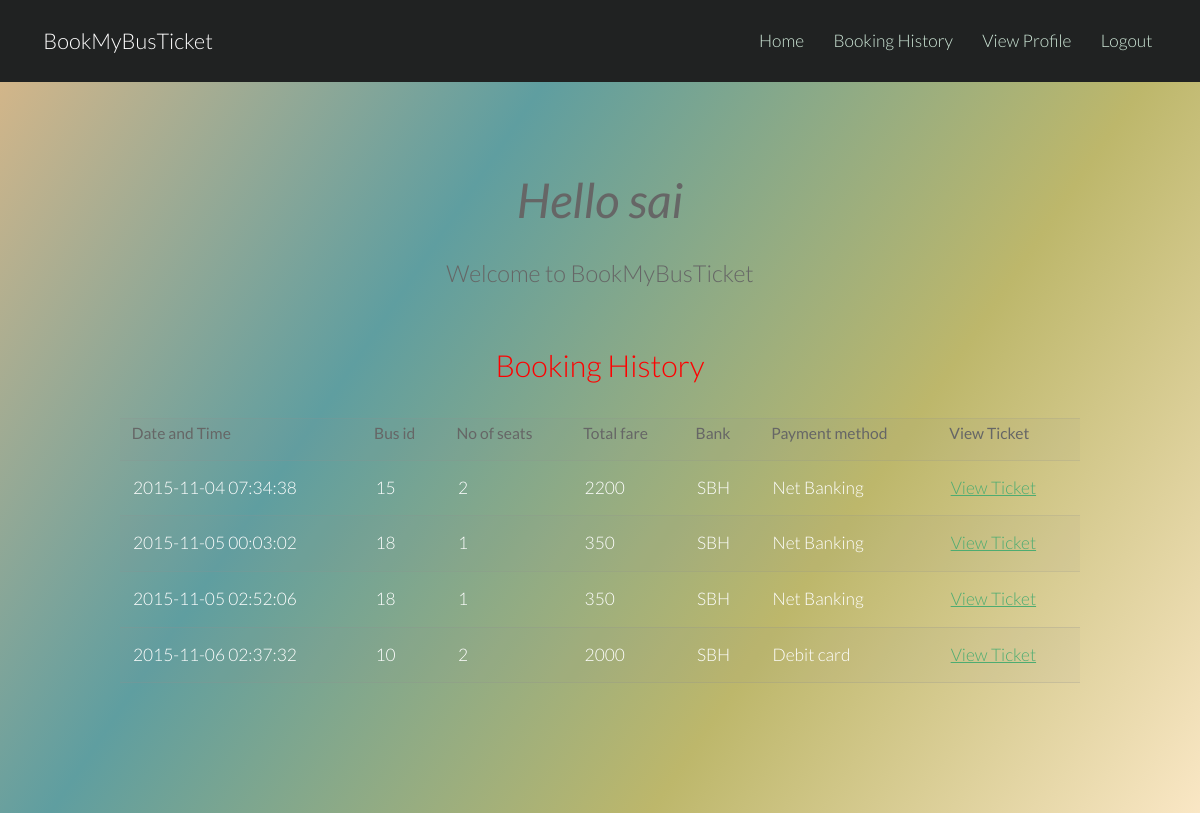
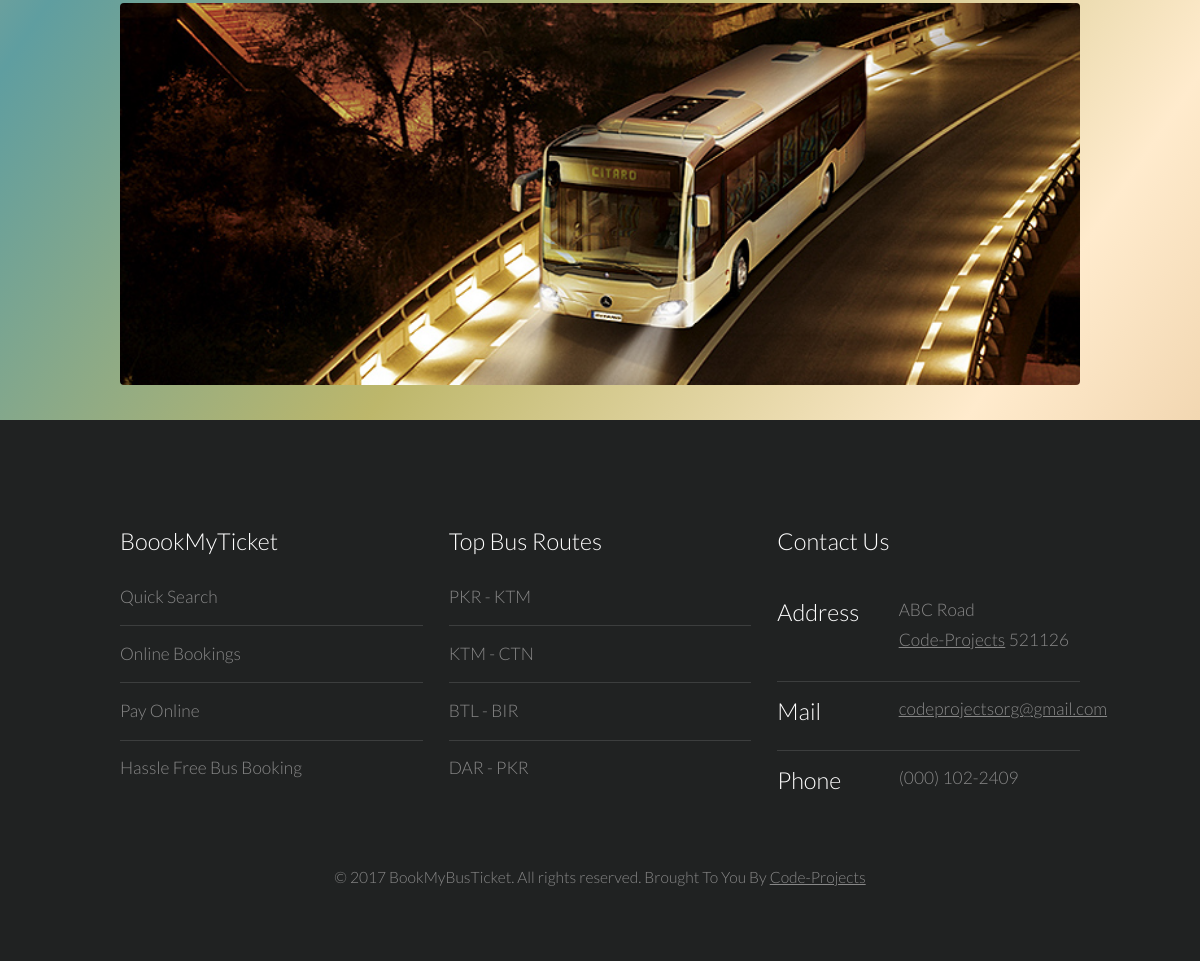
The page /history1.php (signed in) on the database its author committed (2 pictures, top to bottom).
### tables this page shows
CREATE TABLE `booking` (
  `Booking_id` int(11) NOT NULL,
  `user` varchar(200) NOT NULL,
  `Date` timestamp NOT NULL DEFAULT CURRENT_TIMESTAMP,
  `Bus_id` int(11) NOT NULL,
  `Seats_no` int(11) NOT NULL,
  `Total_fare` double NOT NULL,
  `Bank` varchar(200) NOT NULL,
  `Payment_method` varchar(200) NOT NULL
);

### history1.php (the view, shortened to what this page needs)
<!DOCTYPE html>
<html lang="en">
	<head>
	</head>
	<body style="background:-webkit-linear-gradient(left top,BurlyWood,Chocolate,Darkkhaki,BlanchedAlmond,BurlyWood); background: linear-gradient(to bottom right,BurlyWood,CadetBlue,Darkkhaki,BlanchedAlmond,BurlyWood);">
			<header id="header">
				<h1><a href="index.php">BookMyBusTicket</a></h1>
				<nav id="nav">
					<ul>
						<li><a href="generic.php">Home</a></li>
						<li><a href="history1.php">Booking History</a></li>
						<li><a href="profile.php">View Profile</a></li>
						<li><a href="logout.php">Logout</a></li>
					</ul>
				</nav>
			</header>
			<div class="container">
			<section id="main" class="wrapper">
				<div class="container">
					<header class="major">
						<center><i><font size="35"><strong>Hello <?php echo $_SESSION['user']?></font></i></strong></center>
						<br>
						<h3>Welcome to BookMyBusTicket</h3>
					</header>
				</div>
<center>	<h2>Booking History</h2> </center>
<?php
$sel="SELECT * FROM `booking` where user='".$_SESSION['user']."'" ;
$str= mysql_query($sel);
$rows= mysql_num_rows($str);
if($rows==0 )
{
	echo '<h3 style= "text-align:center;"> <font color="red">You have not booked any buses </font></h3>';
	echo "<br>";
}
else
{
echo '<table align="center" border=1 >
<tr>
<th> Date and Time</th>
<th> Bus id  </th>
<th> No of seats</th>
<th> Total fare </th>
<th> Bank </th>
<th> Payment method </th>
<th> View Ticket</th>
</tr>';
while($row=mysql_fetch_array($str))
{
	$book_id=$row['Booking_id'];
	echo "<tr>";
	echo "<td>".$row['Date']."</td>";
	echo "<td>".$row['Bus_id']."</td>";
	echo "<td>".$row['Seats_no']."</td>";
	echo "<td>".$row['Total_fare']."</td>";
	echo "<td>".$row['Bank']."</td>";
	echo "<td>".$row['Payment_method']."</td>";
	echo "<td>";
	echo '<a href="view_ticket1.php?id='.$book_id.'">View Ticket</a>';
	echo "</td>";
	echo "</tr>";
}
echo "</table>";
}
?>
			</section>
<br>
<a href="#" class="image fit"><img src="images1/bus3.jpg" alt="" /></a>
</div>
		<footer id="footer">
				<div class="container">
					<div class="row">
						<section class="4u 6u(medium) 12u$(small)">
							<h3>BoookMyTicket</h3>
							<ul class="alt">
								<li>Quick Search</li>
								<li>Online Bookings</li>
								<li>Pay Online</li>
								<li>Hassle Free Bus Booking</li>
							</ul>
						</section>
						<section class="4u 6u$(medium) 12u$(small)">
							<h3>Top Bus Routes</h3>
							<ul class="alt">
								<li>PKR - KTM</li>
								<li>KTM - CTN</li>
								<li>BTL - BIR</li>
								<li>DAR - PKR</li>
							</ul>
						</section>
					<section class="4u$ 12u$(medium) 12u$(small)">
							<h3>Contact Us</h3>
							<ul class="tabular">
								<li>
									<h3>Address</h3>
									ABC Road<br>
									<a href="https://code-projects.org/">Code-Projects</a> 521126
								</li>
								<li>
									<h3>Mail</h3>
									<a href="#">codeprojectsorg@gmail.com</a>
								</li>
								<li>
									<h3>Phone</h3>
									(000) 102-2409
								</li>
							</ul>
						</section>
					</div>
					<ul class="copyright">
						<li>&copy; 2017 BookMyBusTicket. All rights reserved. Brought To You By <a href="https://code-projects.org/">Code-Projects</a></li>
					</ul>
				</div>
			</footer>
	</body>
</html>

### css/style.css (style rules this page uses)
body { background: #fff; }
body, input, select, textarea { color: #444; font-family: "Lato", Helvetica, sans-serif; font-size: 15pt; font-weight: 300; line-height: 1.65em; }
a { color: #4dac71; text-decoration: underline; }
strong, b { color: #666; font-weight: 400; }
em, i { font-style: italic; }
h1, h2, h3, h4, h5, h6 { color: #666; font-weight: 300; line-height: 1em; margin: 0 0 1em 0; }
h1 a, h2 a, h3 a, h4 a, h5 a, h6 a { color: inherit; text-decoration: none; }
h2 { font-size: 1.75em; line-height: 1.5em; }
h3 { font-size: 1.35em; line-height: 1.5em; }
header.major { text-align: center; margin-bottom: 3em; }
.image { border-radius: 4px; border: 0; display: inline-block; position: relative; }
.image img { border-radius: 4px; display: block; }
.image.fit { display: block; margin: 0 0 2em 0; width: 100%; }
.image.fit img { width: 100%; }
ul { list-style: disc; margin: 0 0 2em 0; padding-left: 1em; }
ul li { padding-left: 0.5em; }
ul.alt { list-style: none; padding-left: 0; }
ul.alt li { border-top: solid 1px rgba(144, 144, 144, 0.25); padding: 0.8em 0; }
ul.alt li:first-child { border-top: 0; padding-top: 0; }
ul.tabular { list-style: outside none none; padding: 0px; }
ul.tabular li { border-top: solid 1px rgba(144, 144, 144, 0.25); line-height: 1.75em; margin: 1.5em 0px 0px; padding-left: 7em; padding-top: 12px; position: relative; }
ul.tabular li:first-child { border-top: 0; margin-top: 0; }
ul.tabular li h3 { left: 0px; position: absolute; text-align: center; top: 12px; vertical-align: top; width: 1em; }
table { margin: 0 0 2em 0; width: 100%; }
table tbody tr { border: solid 1px rgba(144, 144, 144, 0.25); border-left: 0; border-right: 0; }
table tbody tr:nth-child(2n + 1) { background-color: rgba(144, 144, 144, 0.075); }
table td { padding: 0.75em 0.75em; }
table th { color: #666; font-size: 0.9em; font-weight: 400; padding: 0 0.75em 0.75em 0.75em; text-align: left; }
#header { background-color: #202222; color: #ffffff; cursor: default; height: 4.75em; line-height: 4.75em; width: 100%; z-index: 10000; }
#header h1 { color: #ffffff; height: inherit; left: 2.5em; line-height: inherit; margin: 0; padding: 0; position: absolute; top: 0; }
#header h1 a { font-size: 1.25em; }
#header nav { height: inherit; line-height: inherit; position: absolute; right: 2.75em; top: 0; vertical-align: middle; }
#header nav > ul { list-style: none; margin: 0; padding-left: 0; }
#header nav > ul > li { border-radius: 4px; display: inline-block; margin-left: 1.5em; padding-left: 0; }
#header nav > ul > li a { -moz-transition: color 0.2s ease-in-out; -webkit-transition: color 0.2s ease-in-out; -o-transition: color 0.2s ease-in-out; -ms-transition: color 0.2s ease-in-out; transition: color 0.2s ease-in-out; color: #cee8d8; display: inline-block; text-decoration: none; }
#header nav > ul > li:first-child { margin-left: 0; }
.wrapper { padding: 6em 0em 4em; }
#footer { background: #202222; color: #888; padding: 6em 0em 4em; }
#footer h2, #footer h3, #footer h4 { color: #ffffff; }
#footer a { -moz-transition: all 0.2s ease-in-out; -webkit-transition: all 0.2s ease-in-out; -o-transition: all 0.2s ease-in-out; -ms-transition: all 0.2s ease-in-out; transition: all 0.2s ease-in-out; color: #888; }
#footer .copyright { font-size: 0.9em; margin: 2em 0 0 0; padding: 0; text-align: center; }
#footer .copyright li { border-left: solid 1px rgba(144, 144, 144, 0.25); display: inline-block; list-style: none; margin-left: 1.5em; padding-left: 1.5em; }
#footer .copyright li:first-child { border-left: 0; margin-left: 0; padding-left: 0; }

### css/style-xlarge.css (style rules this page uses)
body, input, select, textarea { font-size: 13pt; }

### css/style-large.css (style rules this page uses)
body, input, select, textarea { font-size: 13pt; }

### history1.php (style rules this page uses)
h2 { color:red; }
td { color:white; }

### rows shown on the page
booking: Date "2015-11-04 07:34:38", Bus "15", Seats_no "2", Total_fare "2200", Bank "SBH", Payment_method "Net Banking"
booking: Date "2015-11-05 00:03:02", Bus "18", Seats_no "1", Total_fare "350", Bank "SBH", Payment_method "Net Banking"
booking: Date "2015-11-05 02:52:06", Bus "18", Seats_no "1", Total_fare "350", Bank "SBH", Payment_method "Net Banking"
booking: Date "2015-11-06 02:37:32", Bus "10", Seats_no "2", Total_fare "2000", Bank "SBH", Payment_method "Debit card"

### other values the page prints
$_SESSION['user'] "sai"
